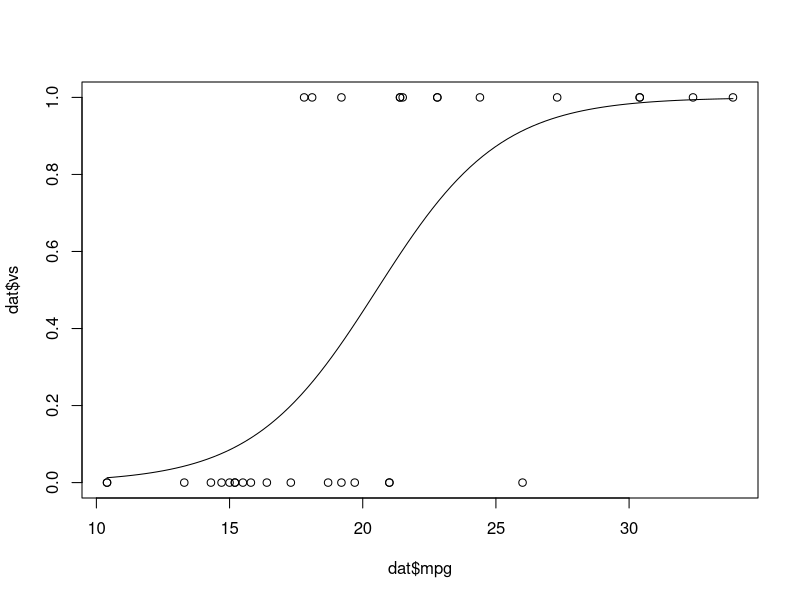
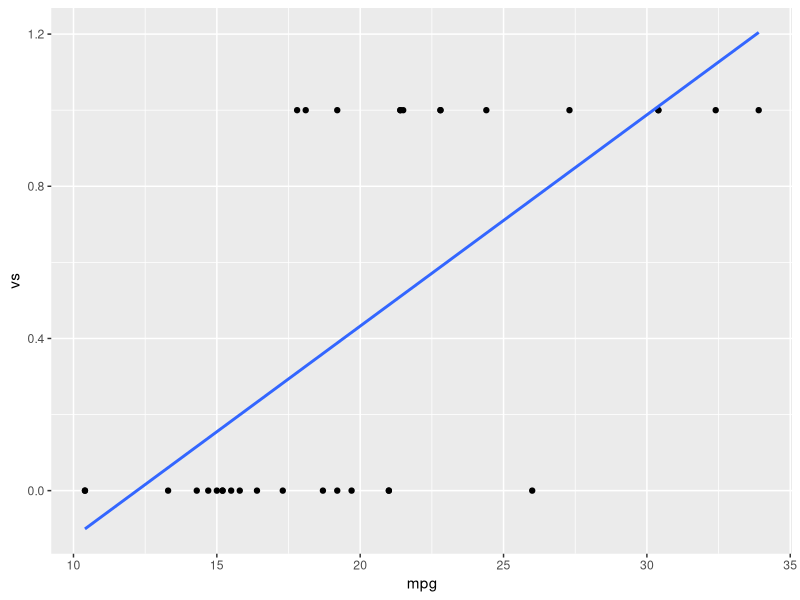

Reproduce these figures in R, in order.
# Lesson 4
# Simple Logistic Regression
# 1
# Problem: Estimate the probability of a vehicle being fitted with
#          a manual transmission if it has a 120hp engine and weights 2800 lbs.

#a Create general linear model
# (transmission type (am) by the horsepower (hp) and weight (wt))
am.glm <- glm(formula = am ~ hp + wt  
             , data   = mtcars 
             , family = binomial
             ) 

#b Create test data
testcar = data.frame(hp=120, wt=2.8)

#c Predict match using model
#help(predict.glm) 
predict(am.glm, testcar, type="response")

###########
# For an automobile with 120hp engine and 2800 lbs weight,
# the probability of it being fitted with a manual transmission is about 64%. 
###########

# Significance test
summary(am.glm)


## 2 - Logistic Regression Example
#a Load sample data
data(mtcars)
dat <- subset(mtcars, select=c(mpg, am, vs))

#  vs = outcome variable
# mpg = continuous predictor
#  am = Cateorical predictor

#b Perform the logisitic regression
logr_vm <- glm(vs ~ mpg, data=dat, family=binomial)
logr_vm <- glm(vs ~ mpg, data=dat, family=binomial(link="logit"))

logr_vm
summary(logr_vm)

# Plot results
#a simple plot
plot(dat$mpg, dat$vs)
curve(predict(logr_vm, data.frame(mpg=x), type="response"), add=TRUE)

#b
library(ggplot2)
ggplot(dat, aes(x=mpg, y=vs)) + geom_point() + 
  stat_smooth(method="glm", family="binomial", se=FALSE)






